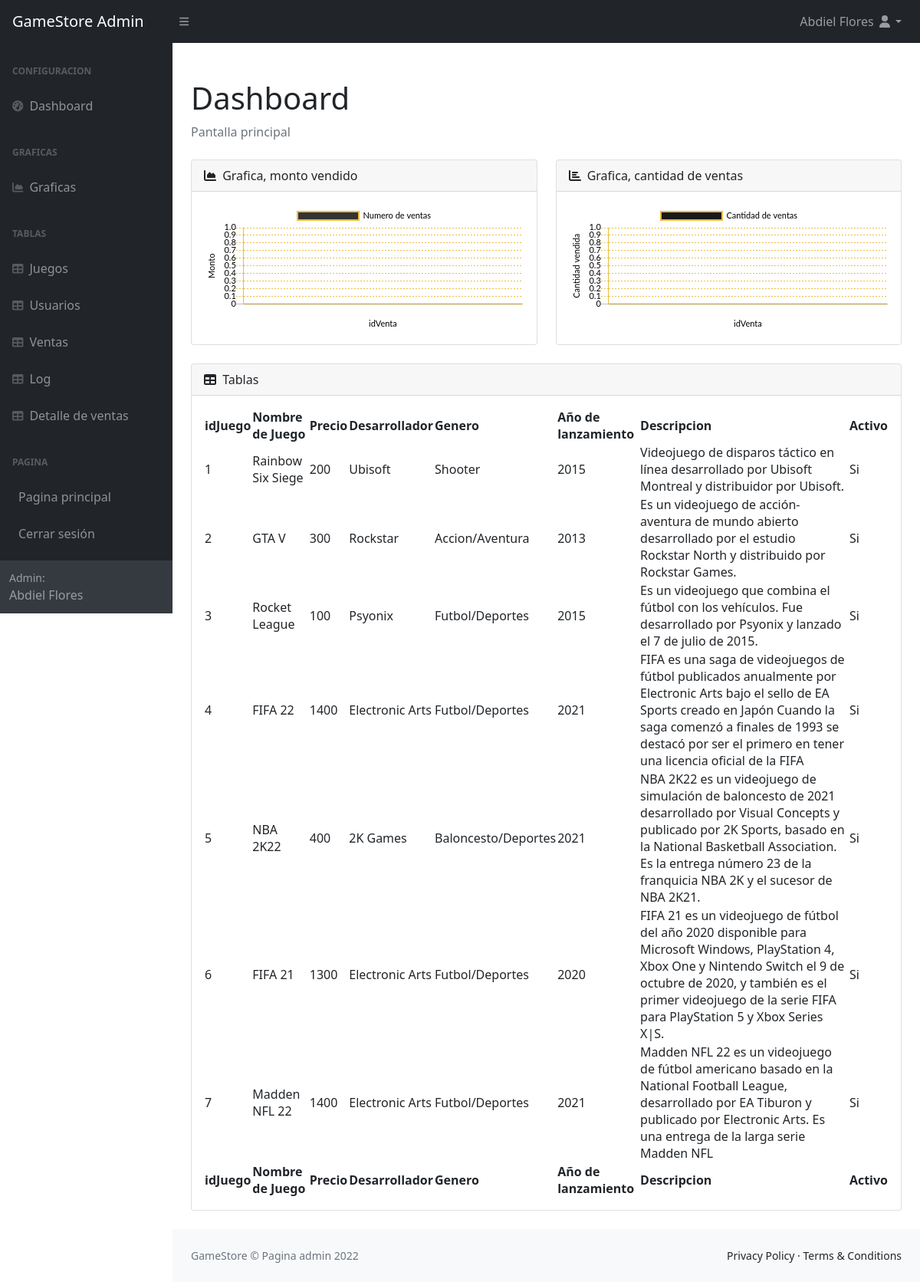
The app's page /dashboard/principal.php (signed in) with its own data.
### tables this page shows
CREATE TABLE Juego(
idJuego INT PRIMARY KEY AUTO_INCREMENT, 
nombreJuego VARCHAR(50) NOT NULL, 
precio FLOAT NOT NULL,
desarrollador VARCHAR(50) NOT NULL,
genero VARCHAR(100) NOT NULL,
fechaLanzamiento INT NOT NULL,
descripcion VARCHAR(1000) NOT NULL,
activo INT NOT NULL
);

### dashboard/principal.php (the view, shortened to what this page needs)
<?php
require '../database/conexion.php';
$nombre = $_SESSION["nombre"];
$apellido = $_SESSION["apellido"];
$queryResultado = "SELECT * FROM Juego;";
$sqlResultado = $conn->prepare($queryResultado);
$sqlResultado->execute();
$resultado = $sqlResultado->fetchAll(PDO::FETCH_ASSOC);
$query5 = "SELECT DISTINCT idVenta FROM detalleVenta;";
$sql5 = $conn->prepare($query5);
$sql5->execute();
$idVenta = $sql5->fetchAll(PDO::FETCH_ASSOC);
$query2 = "SELECT monto FROM Venta;";
$sql2 = $conn->prepare($query2);
$sql2->execute();
$cantidadVentas = $sql2->fetchAll(PDO::FETCH_ASSOC);
?>
<?php foreach($cantidadVentas as $row) {?>
        <?php
            $cantidadVendidos []= $row['monto'];
            rsort($cantidadVendidos);
        ?>
<?php }$cantidadVendidosTamaño = count($cantidadVendidos);?>
<?php foreach($idVenta as $row) {?>
        <?php
            $idVentas[]=$row['idVenta'];
            rsort($idVentas);
        ?>
<?php } $tamaño=count($idVentas); echo 'tamaño es:'.$tamaño.'aqui: '.$idVentas[0];?>
<!DOCTYPE html>
<html lang="es">
    <head>
        <link href="https://cdn.jsdelivr.net/npm/bootstrap@5.0.2/dist/css/bootstrap.min.css" rel="stylesheet">
        <link href="https://cdn.jsdelivr.net/npm/simple-datatables@latest/dist/style.css" rel="stylesheet" />
        <link href="css/styles.css" rel="stylesheet" />
    </head>
    <body class="sb-nav-fixed">
        <nav class="sb-topnav navbar navbar-expand navbar-dark bg-dark">
            <a class="navbar-brand ps-3" href="principal.php">GameStore Admin</a>
            <button class="btn btn-link btn-sm order-1 order-lg-0 me-4 me-lg-0" id="sidebarToggle" href="#!"><i class="fas fa-bars"></i></button>
            <ul class="navbar-nav ms-auto me-0 me-md-3 my-2 my-md-0">
                <li class="nav-item dropdown">
                    <a class="nav-link dropdown-toggle" id="navbarDropdown" href="#" role="button" data-bs-toggle="dropdown" aria-expanded="false"> <?php echo $nombre." ".$apellido."  ";?><i class="fas fa-user fa-fw"></i></a>
                </li>
            </ul>
        </nav>
        <div id="layoutSidenav">
            <div id="layoutSidenav_nav">
                <nav class="sb-sidenav accordion sb-sidenav-dark" id="sidenavAccordion">
                    <div class="sb-sidenav-menu">
                        <div class="nav">
                            <div class="sb-sidenav-menu-heading">Configuracion</div>
                            <a class="nav-link" href="principal.php">
                                <div class="sb-nav-link-icon"><i class="fas fa-tachometer-alt"></i></div>
                                Dashboard
                            </a>
                            <div class="sb-sidenav-menu-heading">GRAFICAS</div>
                            <a class="nav-link" href="charts.php">
                                <div class="sb-nav-link-icon"><i class="fas fa-chart-area"></i></div>
                                Graficas
                            </a>
                            <div class="sb-sidenav-menu-heading">Tablas</div>
                            <a class="nav-link" href="tables.php">
                                <div class="sb-nav-link-icon"><i class="fas fa-table"></i></div>
                                Juegos
                            </a>
                            <a class="nav-link" href="tablesUsuario.php">
                                <div class="sb-nav-link-icon"><i class="fas fa-table"></i></div>
                                Usuarios
                            </a>
                            <a class="nav-link" href="tablesVentas.php">
                                <div class="sb-nav-link-icon"><i class="fas fa-table"></i></div>
                                Ventas
                            </a>
                            <a class="nav-link" href="tablaLog.php">
                                <div class="sb-nav-link-icon"><i class="fas fa-table"></i></div>
                                Log
                            </a>
                            <a class="nav-link" href="tablaDetalleVenta.php">
                                <div class="sb-nav-link-icon"><i class="fas fa-table"></i></div>
                                Detalle de ventas
                            </a>
                            <div class="sb-sidenav-menu-heading">Pagina</div>
                            <a class="nav-link" href="../index.php">
                                Pagina principal
                            </a>
                            <a class="nav-link" href="../database/salir.php">
                                Cerrar sesión
                            </a>
                        </div>
                    </div>
                    <div class="sb-sidenav-footer">
                        <div class="small">Admin:</div>
                        <?php echo $nombre." ".$apellido."  ";?>
                    </div>
                </nav>
            </div>
            <div id="layoutSidenav_content">
                <main>
                    <div class="container-fluid px-4">
                        <h1 class="mt-4">Dashboard</h1>
                        <ol class="breadcrumb mb-4">
                            <li class="breadcrumb-item active">Pantalla principal</li>
                        </ol>
                        <div class="row">
                            <div class="col-xl-6">
                                <div class="card mb-4">
                                    <div class="card-header">
                                        <i class="fas fa-chart-area me-1"></i>
                                        Grafica, monto vendido
                                    </div>
                                    <div class="card-body"><canvas id="graficaVentas" width="100%" height="40"></canvas></div>
                                </div>
                            </div>
                            <div class="col-xl-6">
                                <div class="card mb-4">
                                    <div class="card-header">
                                        <i class="fas fa-chart-bar me-1"></i>
                                        Grafica, cantidad de ventas
                                    </div>
                                    <div class="card-body"><canvas id="graficaJuegosCaros" width="100%" height="40"></canvas></div>
                                </div>
                            </div>
                        </div>
                        <div class="card mb-4">
                            <div class="card-header">
                                <i class="fas fa-table me-1"></i>
                                Tablas
                            </div>
                            <div class="card-body">
                                <table id="datatablesSimple">
                                    <thead>
                                        <tr>
                                            <th>idJuego</th>
                                            <th>Nombre de Juego</th>
                                            <th>Precio</th>
                                            <th>Desarrollador</th>
                                            <th>Genero</th>
                                            <th>Año de lanzamiento</th>
                                            <th>Descripcion</th>
                                            <th>Activo</th>
                                        </tr>
                                    </thead>
                                    <tfoot>
                                        <tr>
                                            <th>idJuego</th>
                                            <th>Nombre de Juego</th>
                                            <th>Precio</th>
                                            <th>Desarrollador</th>
                                            <th>Genero</th>
                                            <th>Año de lanzamiento</th>
                                            <th>Descripcion</th>
                                            <th>Activo</th>
                                        </tr>
                                    </tfoot>
                                    <tbody>
                                        <?php foreach($resultado as $row) {?>
                                            <?php
                                                $id = $row['idJuego'];
                                                $nombreJuego = $row['nombreJuego'];
                                                $precioJuego = $row['precio'];
                                                $desarrollador = $row['desarrollador'];
                                                $genero = $row['genero'];
                                                $fechaLanzamiento = $row['fechaLanzamiento'];
                                                $descripcion = $row['descripcion'];
                                                $activo = $row['activo'];
                                            ?>
                                            <tr>
                                                <td><?php echo $id;?> </td>
                                                <td><?php echo $nombreJuego;?> </td>
                                                <td><?php echo $precioJuego;?> </td>
                                                <td><?php echo $desarrollador;?> </td>
                                                <td><?php echo $genero;?> </td>
                                                <td><?php echo $fechaLanzamiento;?> </td>
                                                <td><?php echo $descripcion;?> </td>
                                                <td><?php echo ($activo==1)? "Si" : "No" ?> </td>
                                            </tr>
                                        <?php }?>
                                    </tbody>
                                </table>
                            </div>
                        </div>
                    </div>
                </main>
                <footer class="py-4 bg-light mt-auto">
                    <div class="container-fluid px-4">
                        <div class="d-flex align-items-center justify-content-between small">
                            <div class="text-muted">GameStore &copy; Pagina admin 2022</div>
                            <div>
                                <a>Privacy Policy</a>
                                &middot;
                                <a>Terms &amp; Conditions</a>
                            </div>
                        </div>
                    </div>
                </footer>
            </div>
        </div>
    </body>
</html>
<script>
  var speedCanvas = document.getElementById("graficaVentas");
  Chart.defaults.global.defaultFontFamily = "Lato";
  Chart.defaults.global.defaultFontSize = 11;
  Chart.defaults.global.defaultFontColor= "black";
  const labels = [];
  <?php
  for($i=0; $i<$cantidadVendidosTamaño; $i++){
        echo "labels.push(".$cantidadVendidosMonto[$i].");" ;
  }
  ?>
  const datas = [];
  <?php
  for($i=0; $i<$cantidadVendidosTamaño; $i++){
        echo "datas.push(".$cantidadVendidos[$i].");" ;
  }
  ?>
  var speedData = {
    labels: labels,
    datasets: [{
      label: "Numero de ventas",
      data: datas,
      lineTension: 0.3,
      fill: true,
      borderColor: '#EABE3F',
      backgroundColor: 'rgba(0,0,0,0.8)',
      pointBorderColor: '#FFECB4',
      pointBackgroundColor: '#EABE3F',
      borderWidth: 2,
      pointRadius: 4
    }]
  };
  var lineChart = new Chart(speedCanvas, {
    type: 'bar',
    data: speedData,
    options:{
      legend: {
            //display: true,
            labels: {
             boxWidth: 80,
            }
      },
      scales: {
        xAxes: [{
          gridLines:{
            borderDash: [2, 2],
            // Eje x color verde
            color: '#EABE3F',
            display: true
          },
          scaleLabel: {
            display: true,
            labelString: "idVenta",
            fontColor: 'black'
          }
        }],
        yAxes: [{
          gridLines:{
            borderDash: [2, 2], // Eje y color rojo
            color: '#EABE3F',
            display: true,
          },
          scaleLabel: {
            display: true,
            labelString: "Monto",
            fontColor: 'black'
          }
        }]
      }
    }
  });
</script>
<script>
  var speedCanvas2 = document.getElementById("graficaJuegosCaros");
  Chart.defaults.global.defaultFontFamily = "Lato";
  Chart.defaults.global.defaultFontSize = 11;
  Chart.defaults.global.defaultFontColor= "black";
  const labels2 = [];
  <?php
  for($i=0; $i<$tamaño; $i++){
        echo "labels2.push(".$idVentas[$i].");" ;
  }
  ?>
  const datas2 = [];
  <?php
  for($i=0; $i<$tamaño; $i++){
        echo "datas2.push(".$acomodados[$i].");" ;
  }
  ?>
  var speedData2 = {
    labels: labels2,
    datasets: [{
      label: "Cantidad de ventas",
      data: datas2,
      fill: true,
      borderColor: '#EABE3F',
      backgroundColor: 'rgba(0,0,0,0.9)',
      borderWidth: 2,
    }]
  };
  var lineChart2 = new Chart(speedCanvas2, {
    type: 'line',
    data: speedData2,
    options:{
      legend: {
            //display: true,
            labels: {
             boxWidth: 80
            }
      },
      scales: {
        xAxes: [{
          gridLines:{
            borderDash: [2, 2],
            // Eje x color verde
            color: '#EABE3F',
            display: true
          },
          scaleLabel: {
            display: true,
            labelString: "idVenta",
            fontColor: 'black'
          }
        }],
        yAxes: [{
          gridLines:{
            borderDash: [2, 2], // Eje y color rojo
            color: '#EABE3F',
            display: true,
          },
          scaleLabel: {
            display: true,
            labelString: "Cantidad vendida",
            fontColor: 'black'
          }
        }]
      }
    }
  });
</script>

### records on screen
juego: idJuego "1", nombreJuego "Rainbow Six Siege", precio "200", desarrollador "Ubisoft", genero "Shooter", fechaLanzamiento "2015", descripcion "Videojuego de disparos táctico en línea desarrollado por Ubisoft Montreal y distribuidor por Ubisoft.", activo "Si"
juego: idJuego "2", nombreJuego "GTA V", precio "300", desarrollador "Rockstar", genero "Accion/Aventura", fechaLanzamiento "2013", descripcion "Es un videojuego de acción-aventura de mundo abierto desarrollado por el estudio Rockstar North y distribuido por Rockstar Games.", activo "Si"
juego: idJuego "3", nombreJuego "Rocket League", precio "100", desarrollador "Psyonix", genero "Futbol/Deportes", fechaLanzamiento "2015", descripcion "Es un videojuego que combina el fútbol con los vehículos. Fue desarrollado por Psyonix y lanzado el 7 de julio de 2015.", activo "Si"
juego: idJuego "4", nombreJuego "FIFA 22", precio "1400", desarrollador "Electronic Arts", genero "Futbol/Deportes", fechaLanzamiento "2021", descripcion "FIFA es una saga de videojuegos de fútbol publicados anualmente por Electronic Arts bajo el sello de EA Sports creado en Japón Cuando la saga comenzó a finales de 1993 se destacó por ser el primero en tener una licencia oficial de la FIFA", activo "Si"
juego: idJuego "5", nombreJuego "NBA 2K22", precio "400", desarrollador "2K Games", genero "Baloncesto/Deportes", fechaLanzamiento "2021", descripcion "NBA 2K22 es un videojuego de simulación de baloncesto de 2021 desarrollado por Visual Concepts y publicado por 2K Sports, basado en la National Basketball Association. Es la entrega número 23 de la franquicia NBA 2K y el sucesor de NBA 2K21.", activo "Si"
juego: idJuego "6", nombreJuego "FIFA 21", precio "1300", desarrollador "Electronic Arts", genero "Futbol/Deportes", fechaLanzamiento "2020", descripcion "FIFA 21 es un videojuego de fútbol del año 2020 disponible para Microsoft Windows, PlayStation 4, Xbox One y Nintendo Switch el 9 de octubre de 2020, y también es el primer videojuego de la serie FIFA para PlayStation 5 y Xbox Series X|S.", activo "Si"
juego: idJuego "7", nombreJuego "Madden NFL 22", precio "1400", desarrollador "Electronic Arts", genero "Futbol/Deportes", fechaLanzamiento "2021", descripcion "Madden NFL 22 es un videojuego de fútbol americano basado en la National Football League, desarrollado por EA Tiburon y publicado por Electronic Arts. Es una entrega de la larga serie Madden NFL", activo "Si"

### other values on screen
$tamaño "0"
$nombre "Abdiel"
$apellido "Flores"
